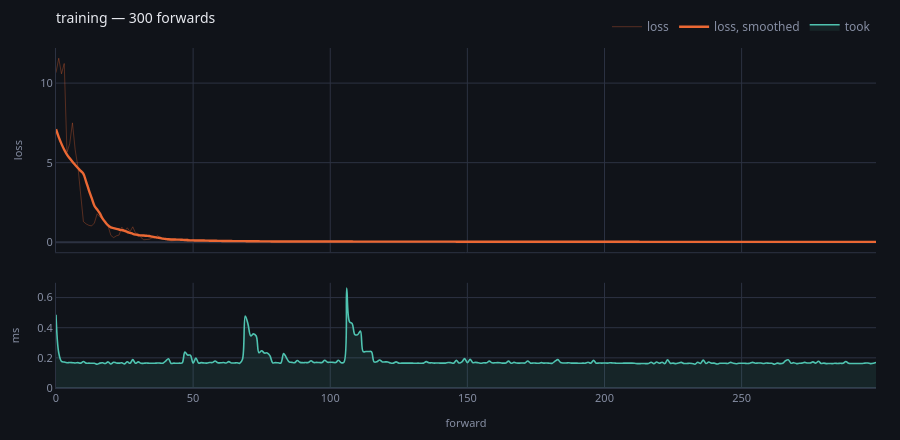

Here is the notebook cell this chart was saved with:
### Markdown cell above
## One `step` is the primitive, `fit` is sugar over it

Forward, loss, backward, and an update when the group closes. Whatever does
not fit in an epoch loop is written as a `while` over `step`.

### Code cell
g, optimizer = built()
store = Store(tempfile.mkdtemp())
live = Live(title="training")
recorder = Recorder(store, run="a-run", summarising=["loss"])

trainer = Trainer(
    g,
    objective=torch.nn.functional.mse_loss,
    optimizer=optimizer,
    watching=[recorder, live],
)

for _ in range(300):
    trainer.step(batch())

live

### Figure 1 — Plotly figure (JSON) as saved in the notebook; plotly's stock layout.template omitted (floating-point values rounded to 4 significant figures; data arrays with more than 128 entries replaced by an {"elided": "..."} marker saying what was removed)
{"data": [{"hovertemplate": "forward %{x}<br>loss %{y:.4g}<extra></extra>", "line": {"color": "#eb6834", "width": 1}, "mode": "lines", "name": "loss", "opacity": 0.32, "type": "scatter", "x": {"elided": "300 int values"}, "xaxis": "x", "y": {"elided": "300 float values"}, "yaxis": "y"}, {"hovertemplate": "forward %{x}<br>mean %{y:.4g}<extra></extra>", "line": {"color": "#eb6834", "shape": "spline", "width": 2.4}, "mode": "lines", "name": "loss, smoothed", "type": "scatter", "x": {"elided": "300 int values"}, "xaxis": "x", "y": {"elided": "300 float values"}, "yaxis": "y"}, {"fill": "tozeroy", "fillcolor": "rgba(79,195,176,0.10)", "hovertemplate": "forward %{x}<br>%{y:.1f} ms<extra></extra>", "line": {"color": "#4fc3b0", "shape": "spline", "width": 1.6}, "mode": "lines", "name": "took", "type": "scatter", "x": {"elided": "300 int values"}, "xaxis": "x2", "y": {"elided": "300 float values"}, "yaxis": "y2"}, {"hovertemplate": "forward %{x} broke<extra></extra>", "marker": {"color": "#ef5f6b", "size": 9, "symbol": "x"}, "mode": "markers", "name": "broke", "showlegend": false, "type": "scatter", "x": [], "xaxis": "x", "y": [], "yaxis": "y"}], "layout": {"font": {"color": "#e7e9ef", "family": "system-ui, -apple-system, Segoe UI, Roboto, sans-serif", "size": 12}, "height": 440, "hoverlabel": {"align": "left", "bgcolor": "#1a1e28", "bordercolor": "#2c3242", "font": {"color": "#e7e9ef", "family": "system-ui, -apple-system, Segoe UI, Roboto, sans-serif"}}, "hovermode": "x unified", "legend": {"bgcolor": "rgba(0,0,0,0)", "font": {"color": "#868ea3"}, "orientation": "h", "x": 1, "xanchor": "right", "y": 1.02, "yanchor": "bottom"}, "margin": {"b": 44, "l": 56, "r": 24, "t": 44}, "paper_bgcolor": "#101319", "plot_bgcolor": "#101319", "title": {"font": {"size": 14}, "text": "training — 300 forwards", "x": 0, "xanchor": "left", "xref": "paper", "y": 0.97, "yanchor": "top"}, "xaxis": {"anchor": "y", "domain": [0.0, 1.0], "gridcolor": "#2c3242", "linecolor": "#2c3242", "matches": "x2", "showticklabels": false, "tickfont": {"color": "#868ea3", "size": 11}, "title": {"font": {"color": "#868ea3", "size": 11}}, "zerolinecolor": "#2c3242"}, "xaxis2": {"anchor": "y2", "domain": [0.0, 1.0], "gridcolor": "#2c3242", "linecolor": "#2c3242", "tickfont": {"color": "#868ea3", "size": 11}, "title": {"font": {"color": "#868ea3", "size": 11}, "text": "forward"}, "zerolinecolor": "#2c3242"}, "yaxis": {"anchor": "x", "domain": [0.3994, 1.0], "gridcolor": "#2c3242", "linecolor": "#2c3242", "tickfont": {"color": "#868ea3", "size": 11}, "title": {"font": {"color": "#868ea3", "size": 11}, "text": "loss"}, "zerolinecolor": "#2c3242"}, "yaxis2": {"anchor": "x2", "domain": [0.0, 0.3094], "gridcolor": "#2c3242", "linecolor": "#2c3242", "rangemode": "tozero", "tickfont": {"color": "#868ea3", "size": 11}, "title": {"font": {"color": "#868ea3", "size": 11}, "text": "ms"}, "zerolinecolor": "#2c3242"}}}
